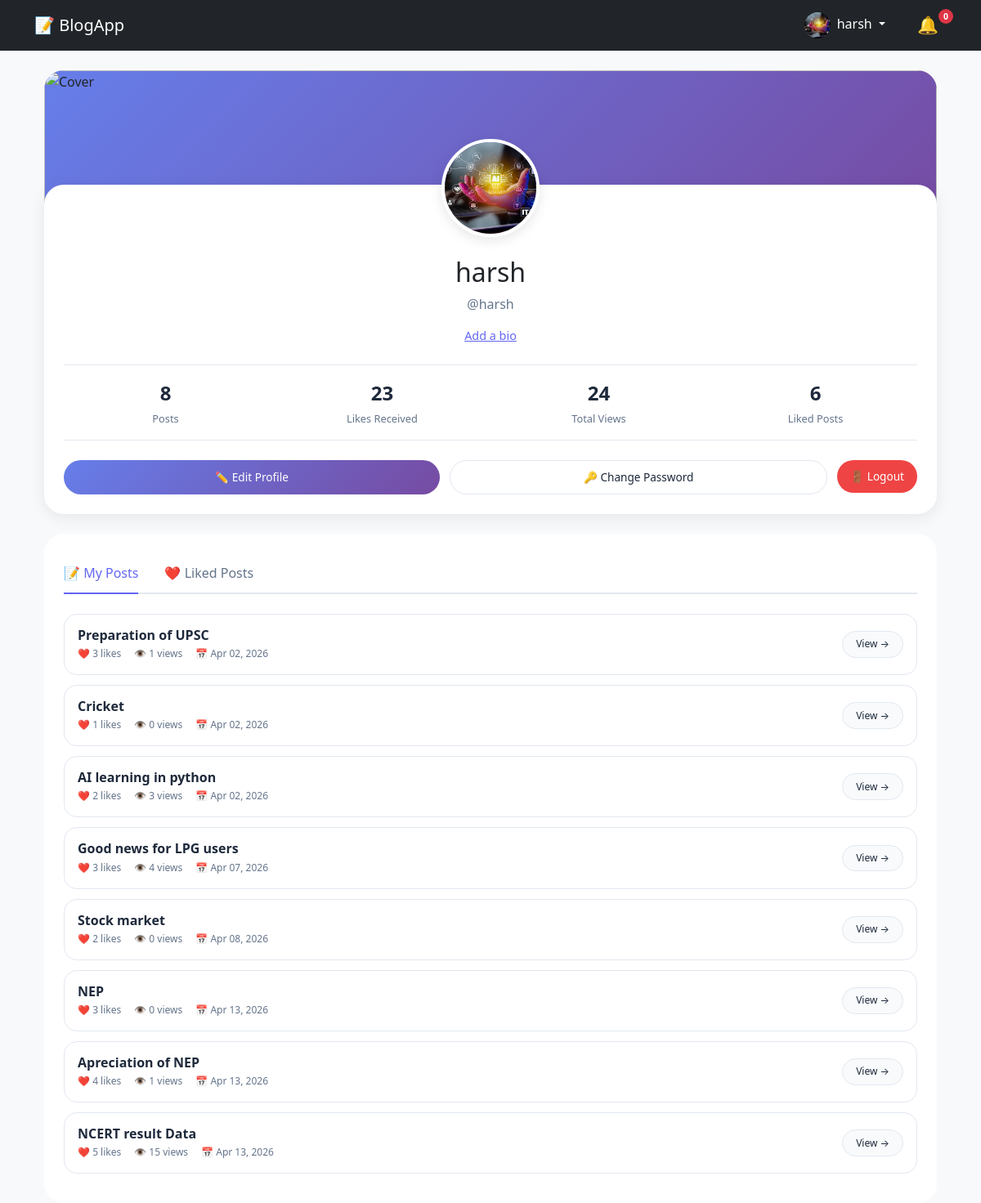
/profile/ (signed in), run on the app's committed database.
### blogapp/models.py (models this page shows, shortened)
class Profile(models.Model):
    user = models.OneToOneField(User, on_delete=models.CASCADE)
    profile_pic = models.ImageField(blank=True, null=True)
    bio = models.TextField(blank=True, null=True)

class Post(models.Model):
    author = models.ForeignKey(User, on_delete=models.CASCADE)
    category = models.ForeignKey(Category, on_delete=models.CASCADE)
    title = models.CharField(max_length=50)
    content = models.TextField()
    image = models.ImageField(null=True, blank=True)
    created_at = models.DateTimeField(auto_now_add=True)
    likes = models.ManyToManyField(User, related_name="liked_posts", blank=True)
    views = models.IntegerField(default=0)
    def total_likes(self):
        return self.likes.count()

### blogapp/views.py (the view)
# urls.py: path('profile/', profile_view, name='profile'),
@login_required
def profile_view(request):
    user = request.user
    profile, created = Profile.objects.get_or_create(user=user)
    user_posts = Post.objects.filter(author=user)
    liked_posts = user.liked_posts.all()
    total_posts = user_posts.count()
    total_likes = sum(post.total_likes() for post in user_posts)
    total_views = sum(post.views for post in user_posts)
    context = {
        'user': user,
        'profile': profile,
        'user_posts': user_posts,
        'liked_posts': liked_posts,
        'total_posts': total_posts,
        'total_likes': total_likes,
        'total_views': total_views,
    }
    return render(request, "blog/profile.html", context)

### blogapp/context_processors.py (called while the page is built)
def notification_count(request):
    if request.user.is_authenticated:
        count = Notification.objects.filter(
            user=request.user,
            is_read=False
        ).count()
    else:
        count = 0
    return {'notification_count': count}

### blogapp/templates/blog/profile.html (shortened to what this page needs)
{% extends 'base.html' %}
{% load static %}
{% block extra_css %}
<link rel="stylesheet" href="{% static 'css/profile.css' %}">
{% endblock %}
{% block content %}
<div class="container">
    <div class="profile-cover">
    </div>
    <div class="profile-header-card">
        <div class="text-center">
            <div class="avatar-wrapper">
                {% if profile.profile_pic %}
                    <img src="{{ user.profile.profile_pic.url }}" alt="{{ user.username }}" class="profile-avatar-large">
                {% else %}
                    <div class="default-avatar-large">
                        {{ user.username|make_list|first|upper }}
                    </div>
                {% endif %}
            </div>
            <h2 style="margin-top: 0.5rem;">{{ user.get_full_name|default:user.username }}</h2>
            <p style="color: var(--text-gray);">@{{ user.username }}</p>
            {% if profile.bio %}
                <div class="profile-bio">
                    {{ profile.bio }}
                </div>
            {% else %}
                <div class="profile-bio" style="background: transparent; padding: 0;">
                    <a href="{% url 'profile_update' %}" style="color: var(--primary);">Add a bio</a>
                </div>
            {% endif %}
            <div class="stats-grid">
                <div class="stat-card">
                    <div class="stat-number">{{ total_posts }}</div>
                    <div class="stat-label">Posts</div>
                </div>
                <div class="stat-card">
                    <div class="stat-number">{{ total_likes }}</div>
                    <div class="stat-label">Likes Received</div>
                </div>
                <div class="stat-card">
                    <div class="stat-number">{{ total_views }}</div>
                    <div class="stat-label">Total Views</div>
                </div>
                <div class="stat-card">
                    <div class="stat-number">{{ liked_posts|length }}</div>
                    <div class="stat-label">Liked Posts</div>
                </div>
            </div>
            <div class="profile-actions">
                <a href="{% url 'profile_update' %}" class="btn-profile btn-primary-profile">
                    ✏️ Edit Profile
                </a>
                <a href="{% url 'password_change' %}" class="btn-profile btn-outline-profile">
                    🔑 Change Password
                </a>
                <form action="{% url 'logout' %}" method="post" style="display: inline; margin: 0;">
                    <button type="submit" class="btn-profile btn-danger-profile">
                        🚪 Logout
                    </button>
                </form>
            </div>
        </div>
    </div>
    <div style="background: white; border-radius: 24px; margin-top: 1.5rem; padding: 1.5rem;">
        <div class="profile-tabs">
            <button class="tab-btn active" onclick="switchTab('posts')">📝 My Posts</button>
            <button class="tab-btn" onclick="switchTab('liked')">❤️ Liked Posts</button>
        </div>
        <div id="posts-tab" class="tab-content active">
            {% for post in user_posts %}
                <div class="post-list-item">
                    <div class="post-info">
                        <h4><a href="{% url 'post_detail' post.id %}">{{ post.title }}</a></h4>
                        <div class="post-stats">
                            <span>❤️ {{ post.total_likes }} likes</span>
                            <span>👁️ {{ post.views }} views</span>
                            <span>📅 {{ post.created_at|date:"M d, Y" }}</span>
                        </div>
                    </div>
                    <a href="{% url 'post_detail' post.id %}" class="view-btn">View →</a>
                </div>
            {% empty %}
                <div style="text-align: center; padding: 3rem; color: var(--text-gray);">
                    <div style="font-size: 3rem; margin-bottom: 1rem;">📝</div>
                    <p>No posts yet.</p>
                    <a href="{% url 'post_create' %}" style="color: var(--primary);">Create your first post →</a>
                </div>
            {% endfor %}
        </div>
    </div>
</div>
{% endblock %}

### blogapp/templates/base.html (shortened to what this page needs)
{% load static %}
<html>
<head>
    <link href="https://cdn.jsdelivr.net/npm/bootstrap@5.3.0/dist/css/bootstrap.min.css" rel="stylesheet">
    <link rel="stylesheet" href="{% static 'css/style.css' %}">
    {% block extra_css %}{% endblock %}
</head>
<body class="bg-light">
    <nav class="navbar navbar-expand-lg navbar-dark bg-dark">
        <div class="container">
            <a class="navbar-brand" href="{% url 'post_list' %}">📝 BlogApp</a>
            <div class="d-flex align-items-center gap-3">
                <div class="dropdown">
                    <button class="btn btn-link dropdown-toggle text-white text-decoration-none" type="button"
                        data-bs-toggle="dropdown" aria-expanded="false">
                        {% if user.profile.profile_pic and user.profile.profile_pic.name != 'default_avatar.png' %}
                        <img src="{{ user.profile.profile_pic.url }}" alt="Avatar"
                            style="width: 32px; height: 32px; border-radius: 50%; object-fit: cover;">
                        {% else %}
                        <div
                            style="width: 32px; height: 32px; background: #667eea; border-radius: 50%;
                                        display: inline-flex; align-items: center; justify-content: center; color: white;">
                            {{ user.username|make_list|first|upper }}
                        </div>
                        {% endif %}
                        <span class="ms-1">{{ user.username }}</span>
                    </button>
                </div>
                {% if request.user.is_authenticated %}
                <div class="notification-wrapper" id="wrapper">
                    <a href="{% url 'notifications' %}" class="notification-bell-link" id="notificationBellLink">
                        🔔
                        <span id="notif-count" class="notification-badge">0</span>
                    </a>
                </div>
                {% endif %}
            </div>
        </div>
    </nav>
    <div class="container mt-4">
        {% block content %}
        {% endblock %}
    </div>
</body>
</html>

### blogapp/static/css/style.css (style rules this page uses)
#wrapper { position: relative; display: inline-block; }
#wrapper a { position: relative; display: inline-flex; align-items: center; gap: 5px; font-size: 1.3rem; text-decoration: none; padding: 5px 10px; border-radius: 50%; transition: all 0.2s; }
#notif-count { position: absolute; top: 1px; right: -8px; background: #dc3545; color: white !important; font-size: 0.65rem; font-weight: bold; min-width: 18px; height: 18px; padding: 0 5px; border-radius: 50%; display: inline-flex; align-items: center; justify-content: center; box-shadow: 0 0 0 2px #212529; }

### blogapp/static/css/profile.css (style rules this page uses)
:root { --primary: #6366f1; --primary-dark: #4f46e5; --text-dark: #1e293b; --text-gray: #64748b; --bg-light: #f8fafc; --border-light: #e2e8f0; }
.profile-cover { position: relative; background: linear-gradient(135deg, #667eea 0%, #764ba2 100%); height: 200px; border-radius: 24px 24px 0 0; overflow: hidden; }
.profile-header-card { background: white; border-radius: 24px; box-shadow: 0 4px 20px rgba(0, 0, 0, 0.08); margin-top: -60px; position: relative; z-index: 2; padding: 1.5rem; }
.profile-avatar-large { width: 120px; height: 120px; border-radius: 50%; object-fit: cover; border: 4px solid white; box-shadow: 0 4px 15px rgba(0, 0, 0, 0.1); margin-top: -80px; margin-bottom: 1rem; }
.avatar-wrapper { position: relative; display: inline-block; cursor: pointer; }
.stats-grid { display: grid; grid-template-columns: repeat(4, 1fr); gap: 1rem; text-align: center; margin: 1.5rem 0; padding: 1rem 0; border-top: 1px solid var(--border-light); border-bottom: 1px solid var(--border-light); }
.stat-card { text-align: center; }
.stat-number { font-size: 1.5rem; font-weight: 700; color: var(--text-dark); }
.stat-label { font-size: 0.8rem; color: var(--text-gray); margin-top: 0.25rem; }
.profile-actions { display: flex; gap: 0.75rem; margin-top: 1rem; }
.btn-profile { flex: 1; padding: 0.6rem 1rem; border-radius: 40px; font-weight: 500; font-size: 0.85rem; text-decoration: none; text-align: center; transition: all 0.3s ease; cursor: pointer; border: none; display: inline-flex; align-items: center; justify-content: center; gap: 0.5rem; }
.btn-primary-profile { background: linear-gradient(135deg, #667eea, #764ba2); color: white; }
.btn-outline-profile { background: transparent; border: 1px solid var(--border-light); color: var(--text-dark); }
.btn-danger-profile { background: #ef4444; color: white; }
.profile-tabs { display: flex; gap: 2rem; border-bottom: 2px solid var(--border-light); margin-bottom: 1.5rem; }
.tab-btn { background: none; border: none; padding: 0.75rem 0; font-size: 1rem; font-weight: 500; color: var(--text-gray); cursor: pointer; transition: all 0.3s ease; position: relative; }
.tab-btn.active { color: var(--primary); }
.tab-btn.active::after { content: ''; position: absolute; bottom: -2px; left: 0; right: 0; height: 2px; background: var(--primary); }
.tab-content { display: none; }
.tab-content.active { display: block; }
.post-list-item { display: flex; justify-content: space-between; align-items: center; padding: 1rem; border-radius: 16px; transition: all 0.3s ease; background: white; border: 1px solid var(--border-light); margin-bottom: 0.75rem; }
.post-info h4 { font-size: 1rem; font-weight: 600; margin-bottom: 0.25rem; }
.post-info h4 a { color: var(--text-dark); text-decoration: none; }
.post-stats { display: flex; gap: 1rem; font-size: 0.75rem; color: var(--text-gray); }
.view-btn { background: var(--bg-light); border: 1px solid var(--border-light); padding: 0.4rem 1rem; border-radius: 40px; font-size: 0.75rem; text-decoration: none; color: var(--text-dark); transition: all 0.3s ease; }
.profile-bio { background: var(--bg-light); padding: 1rem; border-radius: 16px; margin: 1rem 0; font-size: 0.9rem; color: var(--text-dark); }

### data on the page
Post: title "Preparation of UPSC", total_likes "3", views "1", created_at "Apr 02, 2026"
Post: title "Cricket", total_likes "1", views "0", created_at "Apr 02, 2026"
Post: title "AI learning in python", total_likes "2", views "3", created_at "Apr 02, 2026"
Post: title "Good news for LPG users", total_likes "3", views "4", created_at "Apr 07, 2026"
Post: title "Stock market", total_likes "2", views "0", created_at "Apr 08, 2026"
Post: title "NEP", total_likes "3", views "0", created_at "Apr 13, 2026"
Post: title "Apreciation of NEP", total_likes "4", views "1", created_at "Apr 13, 2026"
Post: title "NCERT result Data", total_likes "5", views "15", created_at "Apr 13, 2026"

### other printed values
{{ user.username }} "harsh"
{{ user.get_full_name|default:user.username }} "harsh"
{{ total_posts }} "8"
{{ total_likes }} "23"
{{ total_views }} "24"
{{ liked_posts|length }} "6"
